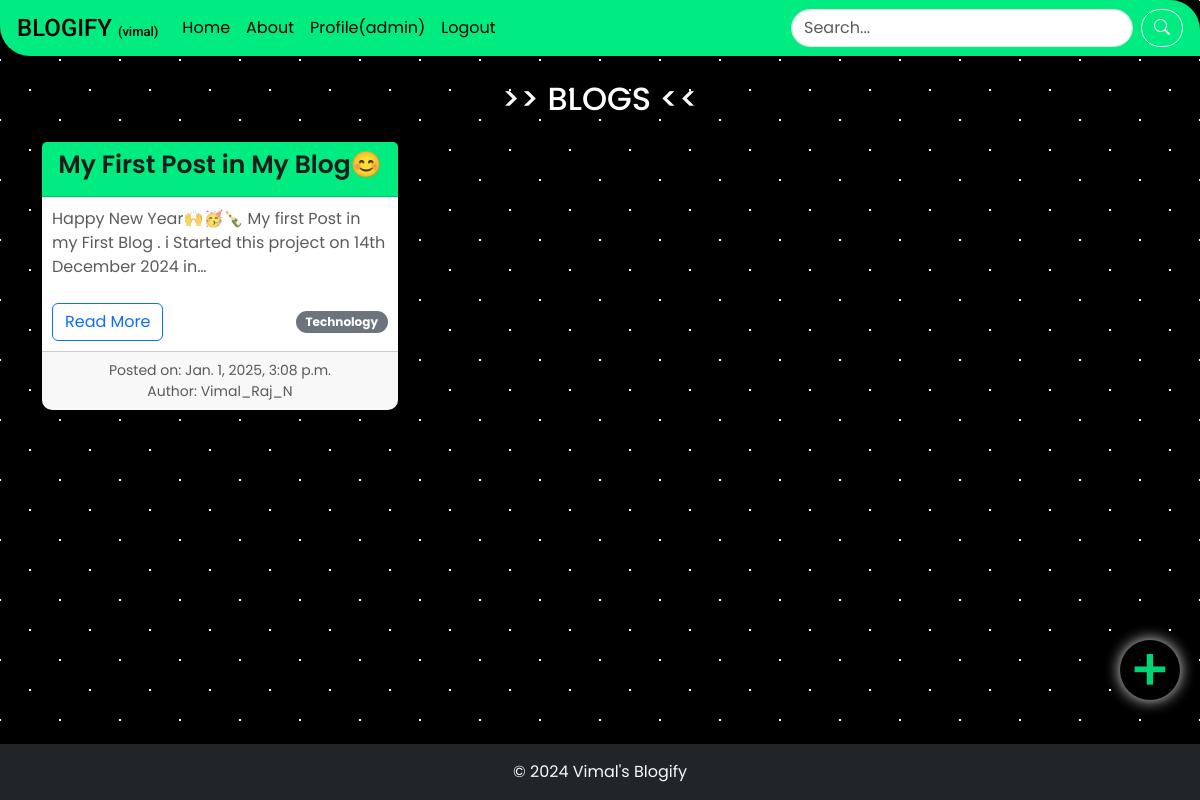
The app's page / (signed in) with its own data.
### blogify/models.py (models this page shows, shortened)
class post(models.Model):
    title = models.CharField(max_length=100,null=True)
    author = models.CharField(max_length=100,null=True)
    content = models.TextField()
    category = models.CharField(max_length=30,null=True)
    created_at = models.DateTimeField(auto_now_add=True)
    slug = models.SlugField(unique=True,max_length=200,blank=True)

### blogify/views.py (the view)
# urls.py: 2. Add a URL to urlpatterns:  path('', views.home, name='home')
def home (request):
    context = {
        'posts':post.objects.all(),
    }
    return render(request,'home.html',context)

### blogify/templates/home.html (shortened to what this page needs)
<!DOCTYPE html>
<html lang="en">
<head>
    <link href="https://cdn.jsdelivr.net/npm/bootstrap@5.3.3/dist/css/bootstrap.min.css" rel="stylesheet">
    <link rel="stylesheet" href="https://cdn.jsdelivr.net/npm/bootstrap-icons/font/bootstrap-icons.css">
</head>
<body>
    <div style="padding-bottom: 60px;">
          <nav class="navbar navbar-expand-lg navbar-dark">
        <div class="container-fluid">
            <a class="navbar-brand" href="{% url 'home' %}">BLOGIFY <span style="font-size: small;" >(vimal)</span> </a>
            <div class="collapse navbar-collapse" id="navbarNav">
                <ul class="navbar-nav me-auto mb-2 mb-lg-0">
                    <li class="nav-item">
                        <a class="nav-link active" aria-current="page" href="" >Home</a>
                    </li>
                    <li class="nav-item">
                        <a class="nav-link" href="{% url 'about_us' %}">About</a>
                    </li>
                    {% if request.user.is_authenticated %}
    <li class="nav-item">
        <a class="nav-link" href="{% url 'profile' %}">Profile({{request.user.username}})</a>
    </li>
    <li class="nav-item">
        <form method="post" action="{% url 'logout' %}" style="display:inline;">
            <button type="submit" class="nav-link btn btn-link">
                Logout
            </button>
        </form>
    </li>
{% else %}
    <li class="nav-item">
        <a class="nav-link" href="{% url 'login' %}">Login</a>
    </li>
{% endif %}
                </ul>
                <form class="d-flex" method="GET" action="{% url 'search' %}">
                    <input class="form-control me-2" type="search" name="search_key" style="border-radius: 50px;" placeholder="Search..." aria-label="Search">
                    <button class="btn btn-outline-light" style="border-radius: 100px" type="submit" ><i class="bi bi-search"></i></button>
                </form>
            </div>
        </div>
          </nav>
         <div class="container my-4">
        <h2 class="text-center mb-4"> >> BLOGS <<</h2>
        <div class="row g-4">
            {% if posts %}
            {% for post in posts %}
            <div class="col-sm-12 col-md-6 col-lg-4">
                <div class="card h-100 shadow-lg border-0">
                    <div class="card-header text-center text-white" style="background-color: rgb(0, 235, 128);">
                        <h4 class="card-title font-weight-bold" style="color: #1c1c1c;">{{ post.title }}</h4>
                    </div>
                    <div class="card-body">
                        <p class="card-text text-muted mb-4">{{ post.content | truncatechars:100 }}</p>
                        <div class="d-flex justify-content-between align-items-center">
                            <a href="{% url 'post_detail' post.slug %}" class="btn btn-outline-primary">Read More</a>
                            <a href="#" class="badge rounded-pill bg-secondary text-decoration-none">{{ post.category }}</a>
                        </div>
                    </div>
                    <div class="card-footer text-muted text-center small">
                        Posted on: {{ post.created_at }} <br>
                        Author: {{ post.author }}
                    </div>
                </div>
            </div>
            {% endfor %}
            {% endif %}
        </div>
         </div>
          <a href="{% url 'create_post' %}" ><div class="bottom-right-button"> <span class="plus-symbol">+</span></div></a>
    <footer class="bg-dark text-light p-3 fixed-bottom" style="width: 100%; bottom: 0; left: 0;">
        <div class="footer-text text-center">
            <span>© 2024 Vimal's Blogify</span>
        </div>
    </footer>
</body>
</html>

### blogify/templates/home.html (style rules this page uses)
body { font-family: 'Poppins', sans-serif; background-color: #000000; opacity: 1; background-image: radial-gradient(#fffbfb 1.5px, transparent 1.5px), radial-gradient(#fffbfb 1.5px, #000000 1.5px); background-size: 60px 60px; background-position: 0 0, 30px 30px; color: #ffffff; animation: move-pattern 140s linear infinite; }
.navbar { background-color: rgb(0, 235, 128); padding: 5px; border-top-right-radius: 30px; border-bottom-left-radius: 30px; }
.navbar-brand { font-family: 'Roboto', sans-serif; font-weight: 500; font-size: X-large; color: #000000; }
.navbar-nav .nav-link { color: #000000 !important; }
.card { border: none; border-radius: 10px; transition: transform 0.3s ease, box-shadow 0.3s ease; }
.card-body { padding: 10px; background-color: #ffffff; border-radius: 0 0 10px 10px; }
.card-title { font-size: 25px; font-weight: 600; color: #000000c2; }
.card-text { font-size: 16px; color: #7f8c8d; }
.badge { font-size: 12px; padding: 5px 10px; }
.bottom-right-button { position: fixed; bottom: 100px; right: 20px; width: 60px; height: 60px; background-color: #000000; border-radius: 50%; box-shadow: 0 0px 15px rgba(255, 255, 255); display: flex; justify-content: center; align-items: center; cursor: pointer; color: rgb(0, 235, 128); opacity: 0.9; }
.plus-symbol { font-size: 60px; font-weight: 500; }
footer { background-color: rgba(0, 255, 128, 0.658); color: #ecf0f1; padding: 30px 0; }

### records on screen
post: title "My First Post in My Blog😊", content "Happy New Year🙌🥳🍾 My first Post in my First Blog . i Started this project on 14th December 2024 in…", category "Technology", created_at "Jan. 1, 2025, 3:08 p.m.", author "Vimal_Raj_N"

### other values on screen
{{ request.user.username }} "admin"
